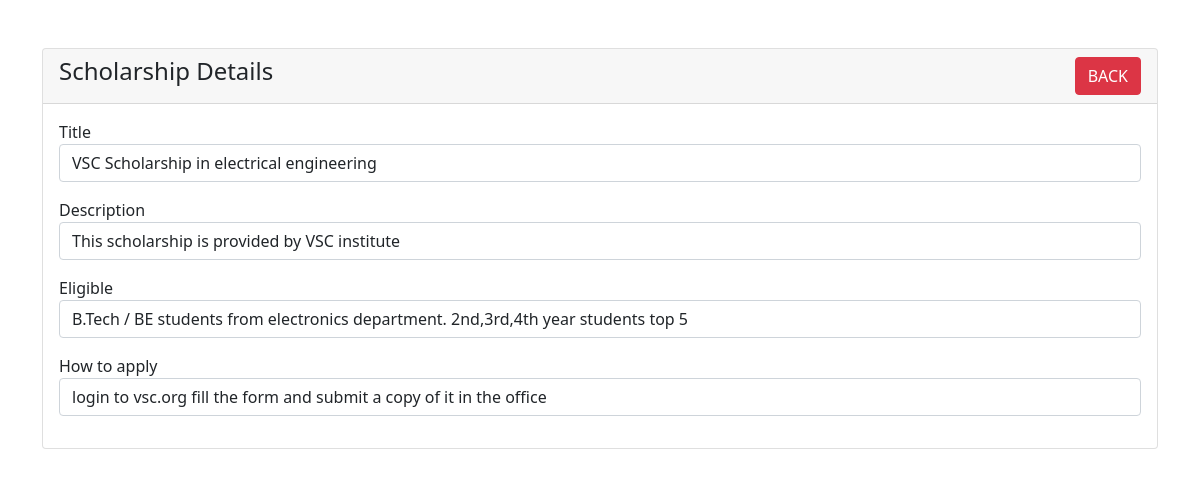
Page /crud/scholarship-view.php?id=6 on the committed database.
### tables this page shows
CREATE TABLE `scholarship` (
  `id` int(255) NOT NULL,
  `title` varchar(255) NOT NULL,
  `description` varchar(255) NOT NULL,
  `eligible` varchar(255) NOT NULL,
  `how` varchar(255) NOT NULL
);

### crud/scholarship-view.php (the view, shortened to what this page needs)
<?php
require 'dbcon.php';
?>
<!doctype html>
<html lang="en">
  <head>
    <link href="https://cdn.jsdelivr.net/npm/bootstrap@5.1.3/dist/css/bootstrap.min.css" rel="stylesheet">
</head>
<body>
    <div class="container mt-5">
        <div class="row">
            <div class="col-md-12">
                <div class="card">
                    <div class="card-header">
                        <h4>Scholarship Details
                            <a href="index.php" class="btn btn-danger float-end">BACK</a>
                        </h4>
                    </div>
                    <div class="card-body">
                        <?php
                        if(isset($_GET['id']))
                        {
                            $scholarship_id = mysqli_real_escape_string($con, $_GET['id']);
                            $query = "SELECT * FROM scholarship WHERE id='$scholarship_id' ";
                            $query_run = mysqli_query($con, $query);
                            if(mysqli_num_rows($query_run) > 0)
                            {
                                $scholarship = mysqli_fetch_array($query_run);
                                ?>
                                    <div class="mb-3">
                                        <label>Title</label>
                                        <p class="form-control">
                                            <?=$scholarship['title'];?>
                                        </p>
                                    </div>
                                    <div class="mb-3">
                                        <label>Description</label>
                                        <p class="form-control">
                                            <?=$scholarship['description'];?>
                            </p>
                                    </div>
                                    <div class="mb-3">
                                        <label>Eligible</label>
                                        <p class="form-control">
                                            <?=$scholarship['eligible'];?>
                                        </p>
                                    </div>
                                    <div class="mb-3">
                                        <label>How to apply</label>
                                        <p class="form-control">
                                            <?=$scholarship['how'];?>
                                        </p>
                                    </div>
                                <?php
                            }
                            else
                            {
                                echo "<h4>No Such Id Found</h4>";
                            }
                        }
                        ?>
                    </div>
                </div>
            </div>
        </div>
    </div>
</body>
</html>

### rows in the picture
scholarship: title "VSC Scholarship in electrical engineering", description "This scholarship is provided by VSC institute", eligible "B.Tech / BE students from electronics department. 2nd,3rd,4th year students top 5", how "login to vsc.org fill the form and submit a copy of it in the office"
